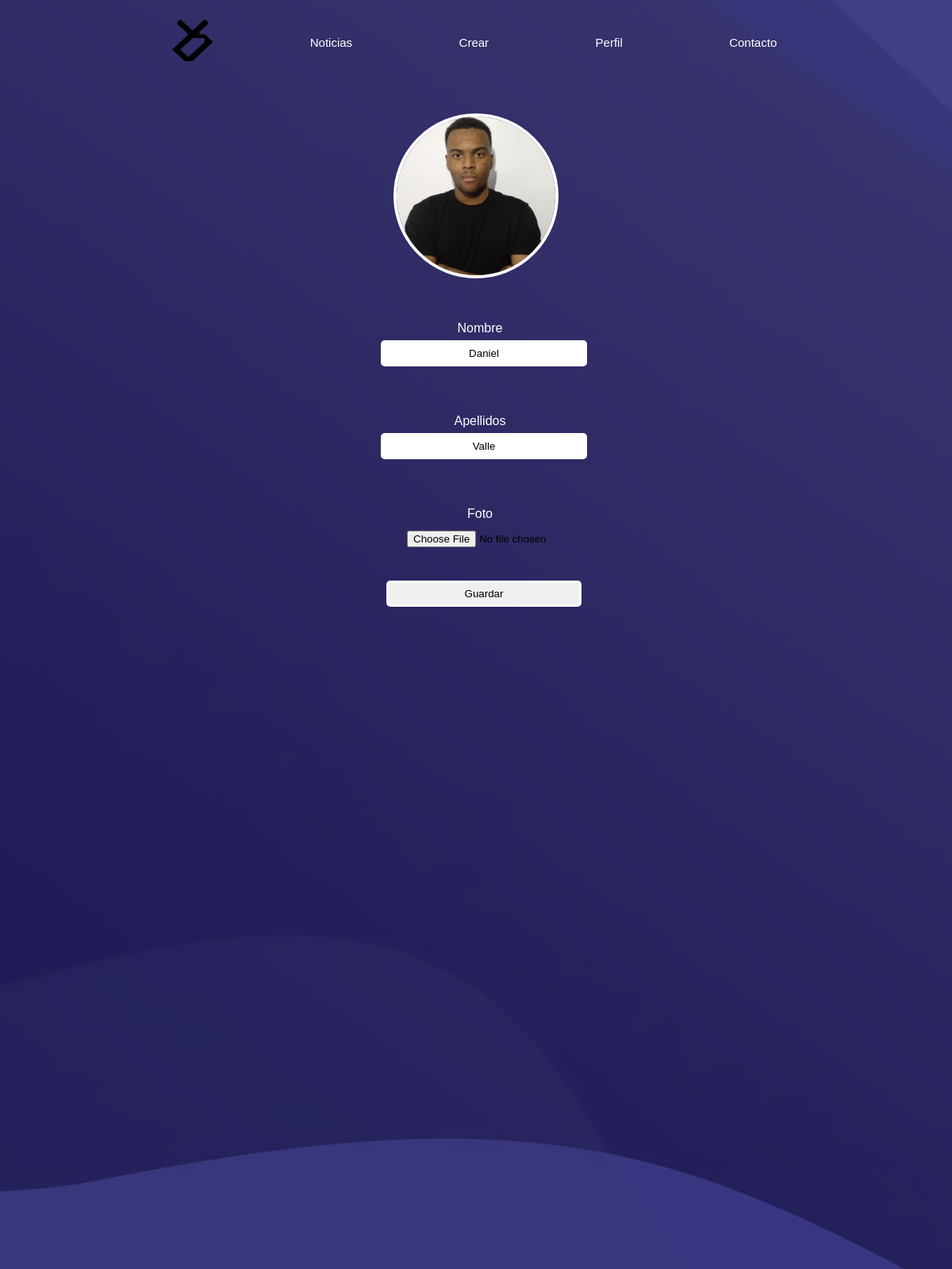
Page /Usuario/perfil.php (signed in) on the committed database.
### tables this page shows
CREATE TABLE `usuario` (
  `id` int(11) NOT NULL,
  `nombre` varchar(20) NOT NULL,
  `apellidos` varchar(20) NOT NULL,
  `email` varchar(50) NOT NULL,
  `contraseña` varchar(160) NOT NULL,
  `foto` varchar(100) NOT NULL,
  `estado` varchar(10) NOT NULL,
  `ban` varchar(3) NOT NULL
);

### Usuario/perfil.php (the view, shortened to what this page needs)
<?php
require("../Datos/conexion.php");
if (isset($_SESSION['email'])) {
  $email = $_SESSION['email'];
  $sql_user = "SELECT * FROM usuario WHERE email = '$email'";
  $resultado_user = mysqli_query($conexion, $sql_user) or die(mysqli_error($conexion));
  $row_user = mysqli_fetch_array($resultado_user);
} else {
  Header("Location: ../Usuario/login.php");
}
?>
<!DOCTYPE html>
<html lang="en">
  <head>
    <link rel="stylesheet" href="./estilos.css" type="text/css" />
  </head>
  <body>
  <div class="responsive">
        <div class="navegacion">
          <a href = "./index.php"><img src="./imagenes/LogoDani-02.png" class="logo"/></a>
            <nav>
                <ul>
                    <li class="barra">
                        <a href="./noticias.php" class="decBarra">Noticias</a>
                    </li>
                    <li class="barra">
                        <a href="./crearNoticia.php" class="decBarra">Crear</a>
                    </li>
                    <li class="barra">
                        <a href="./perfil.php" class="decBarra">Perfil</a>
                    </li>
                    <li class="barra">
                        <a href="./contacto.php" class="decBarra">Contacto</a>
                    </li>
                </ul>
            </nav>
        </div><br><br>
      <div class="perfil-img">
          <img class = imgPerfil src="./imagenes/<?php echo($row_user['foto'])?>" heigth = "200px" width = "200px" alt="Cambia tu imagen de perfil" />
      </div>
      <div class="arregloPerfil">
      <div class="perfil">
          <form action = "../Logica/controladorPerfil.php?id=<?php echo $row_user['id']?>" method="POST" enctype="multipart/form-data">
            <div class="perfil-info">
              <label for>Nombre</label>
              <input type="text" name="nombre" id="nombre" class = "input" placeholder="Nombre" value = "<?php echo $row_user['nombre']?>" required onkeyup = "validarTexto()"/><br><br>
              <br>
              <label for>Apellidos</label>
              <input type="text" name="apellido" id="apellido" class = "input" placeholder="Apellido" value = "<?php echo $row_user['apellidos']?>" required onkeyup = "validarTexto()"/><br><br>
              <br>
              <label for>Foto</label>
              <div class="lol">
                <input type="file" name="foto" id="foto" value = "<?php echo $row_user['foto']?>" class = "input"/>
              </div><br><br>
              <input type="submit" value="Guardar" id = "guardar" name = "guardar" onclick = "checkInputs()"/><br><br>
              <br>
            </div>
          </form>
      </div>
      </div>
      </div>
  </body>
</html>

### Usuario/estilos.css (style rules this page uses)
* { padding: 0; margin: 0; font-family: Tahoma, sans-serif; background-repeat: no-repeat; }
.navegacion { display: flex; align-items: center; }
nav { flex: 1; text-align: right; color: white; }
nav ul li { list-style: none; margin-left: 70px; display: inline-block; }
.logo { width: 100px; cursor: pointer; }
.barra { border-radius: 10px; padding: 30px; }
.decBarra { text-decoration: none; color: white; font-size: 15px; }
input[type="text"], input[type="password"] { width: 82%; padding: 6px 12px; margin-left: 20px; border-radius: 5px; text-align: center; border: solid white; }
input[type="submit"] { width: 90%; padding: 6px 12px; margin-left: 20px; border-radius: 5px; text-align: center; border: solid white; color: black; }
body { background-color: rgb(250, 243, 243); }
form { padding: 10px; display: table; }
label { padding: 6px 12px; margin-left: 10px; color: white; }
body { display: flex; justify-content: center; }
.responsive { background-image: url(./imagenes/website-background-image-size-psd-vector-photo_waifu2x_art_noise3_scale_tta_1.png); background-position: center; display: flex; flex-direction: column; align-items: center; width: 100vw; height: 200vh; padding: 0; }
.lol { margin-left: 21px; }
.arregloPerfil { display: flex; flex-direction: row; align-items: center; justify-content: center; width: 100%; height: 300px; }
.perfil { color:rgb(255, 255, 255); width: 25%; height: 75%; display: flex; justify-content: center; }
.imgPerfil { border-radius: 100%; border: 4px solid white; }
.perfil-img { display: flex; justify-content: center; background-position: center; background-size: cover; box-sizing: border-box; position: relative; }
.perfil-info { display: flex; flex-direction: column; justify-content: center; align-items: center; width: 100%; height: 100%; position: relative; }
.input { width: 100%; padding: 6px 12px; margin-left: 20px; border-radius: 5px; text-align: center; color: black; }
#guardar { width: 88%; }
body { background-image: url(./imagenes/website-background-image-size-psd-vector-photo_waifu2x_art_noise3_scale_tta_1.png); }

### rows in the picture
usuario: foto (picture), nombre "Daniel", apellido "Valle"
